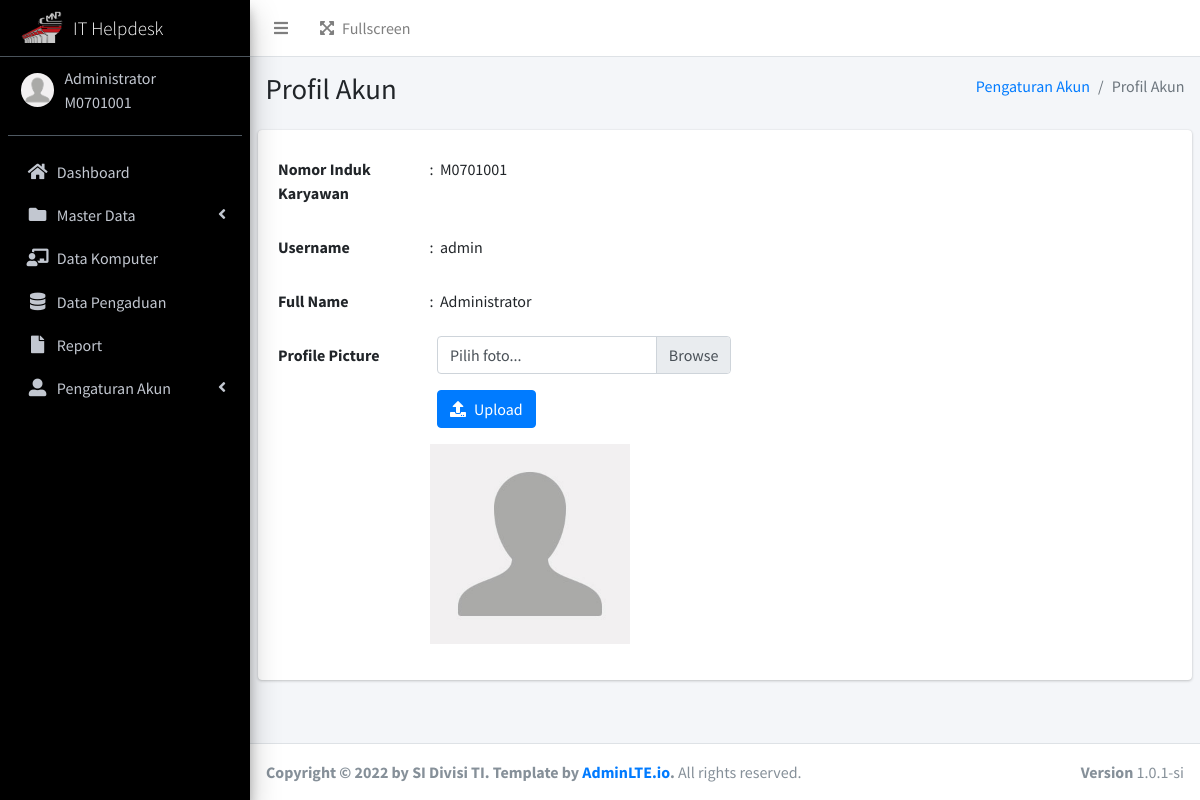
The page /admin/profil.php (signed in) on the database its author committed.
### tables this page shows
CREATE TABLE `user`  (
  `user_id` varchar(16) NOT NULL,
  `username` varchar(20) NOT NULL,
  `password` varchar(255) NOT NULL,
  `name` varchar(30) NOT NULL,
  `img` varchar(255) NOT NULL,
  `status` tinyint NOT NULL,
  PRIMARY KEY (`user_id`) USING BTREE
);

### function.php (called while the page is built, shortened)
<?php
$db_host = "localhost";
$db_user = "root";
$db_pass = "";
$db_name = "sipekerba";
$conn = mysqli_connect($db_host, $db_user, $db_pass, $db_name);
function query($query)
{
    global $conn;
    $result = mysqli_query($conn, $query);
    $rows = [];
    while ($row = mysqli_fetch_assoc($result)) {
        $rows[] = $row;
    }
    return $rows;
}

### admin/profil.php (the view, shortened to what this page needs)
<?php
include "templates/header.php";
include "templates/sidebar.php";
$id = $_SESSION['login']['user_id'];
$data = query("SELECT * FROM user WHERE user_id = '$id'")[0];
?>
<div class="content-wrapper">
  <section class="content-header">
    <div class="container-fluid">
      <div class="row mb-2">
        <div class="col-sm-6">
          <h1>Profil Akun</h1>
        </div>
        <div class="col-sm-6">
          <ol class="breadcrumb float-sm-right">
            <li class="breadcrumb-item"><a href="#">Pengaturan Akun</a></li>
            <li class="breadcrumb-item active">Profil Akun</li>
          </ol>
        </div>
      </div>
    </div>
  </section>
  <section class="content">
    <div class="card">
      <div class="card-body">
        <div class="form-group row">
          <label for="id" class="col-sm-2 col-form-label">Nomor Induk Karyawan</label>
          <div class="col-sm-10">
            <input type="text" readonly class="form-control-plaintext" id="id" value=":  <?= $data['user_id']; ?>">
          </div>
        </div>
        <div class="form-group row">
          <label for="username" class="col-sm-2 col-form-label">Username</label>
          <div class="col-sm-10">
            <input type="text" readonly class="form-control-plaintext" id="username" value=":  <?= $data['username']; ?>">
          </div>
        </div>
        <div class="form-group row">
          <label for="username" class="col-sm-2 col-form-label">Full Name</label>
          <div class="col-sm-10">
            <input type="text" readonly class="form-control-plaintext" id="username" value=":  <?= $data['name']; ?>">
          </div>
        </div>
        <div class="form-group row">
          <label for="username" class="col-sm-2 col-form-label">Profile Picture</label>
          <div class="col-sm-10">
            <div class="col-md-5">
              <form action="" method="POST" enctype="multipart/form-data">
                <div class="input-group mb-3">
                  <div class="custom-file">
                    <label class="custom-file-label" for="foto">Pilih foto...</label>
                  </div>
                </div>
                <button type="submit" name="submit" class="btn btn-primary mb-3"><span class="fas fa-upload mr-2"></span>Upload</button>
              </form>
            </div>
            <img src="../assets/img/profile/<?= $data['img']; ?>" alt="user image" width="200" height="200" style="border: 1px;">
          </div>
        </div>
      </div>
    </div>
  </section>
</div>
<?php
include "templates/footer.php";
?>

### admin/templates/header.php (shortened to what this page needs)
<?php
include '../function.php';
?>
<!DOCTYPE html>
<html lang="en">
<head>
  <link rel="stylesheet" href="../assets/plugins/fontawesome-free/css/all.min.css">
  <link rel="stylesheet" href="../assets/plugins/datatables-bs4/css/dataTables.bootstrap4.min.css">
  <link rel="stylesheet" href="../assets/plugins/datatables-buttons/css/buttons.bootstrap4.min.css">
  <link rel="stylesheet" href="../assets/plugins/datatables-responsive/css/responsive.bootstrap4.min.css">
  <link rel="stylesheet" href="../assets/dist/css/adminlte.min.css">
  <link rel="stylesheet" href="../assets/plugins/jquery-ui/jquery-ui.min.css">
</head>
<body class="hold-transition sidebar-mini">
  <div class="wrapper">
    <nav class="main-header navbar navbar-expand navbar-white navbar-light">
      <ul class="navbar-nav">
        <li class="nav-item">
          <a class="nav-link" data-widget="pushmenu" href="#" role="button"><i class="fas fa-bars"></i></a>
        </li>
        <ul class="navbar-nav ml-auto">
          <li class="nav-item">
            <a class="nav-link" data-widget="fullscreen" href="#" role="button">
              <i class="fas fa-expand-arrows-alt mr-2"></i>Fullscreen
            </a>
          </li>
        </ul>
    </nav>
    <aside class="main-sidebar sidebar-dark-primary elevation-4">
      <a href="index.php" class="brand-link">
        <img src="../assets/dist/img/cmnp.png" alt="IT Helpdesk" class="brand-image elevation-3" style="opacity: .8">
        <span class="brand-text font-weight-light" style="font-size: 19px;">IT Helpdesk</span>
      </a>
      <div class="sidebar">
        <div class="user-panel mt-3 pb-3 mb-3 d-flex">
          <div class="image">
            <?php
            $id = $_SESSION["login"]["user_id"];
            $data = query("SELECT * FROM user WHERE user_id = '$id'")[0];
            ?>
            <img src="../assets/img/profile/<?= $data['img']; ?> " class="img-circle" alt="User Image">
          </div>
          <div class="info">
            <a class="d-block" style="cursor: default; margin-top:-12px;"><?= $_SESSION["login"]["name"] ?></a>
            <a class="d-block" style="cursor: default;"><?= $_SESSION["login"]["user_id"] ?></a>
          </div>
        </div>

### admin/templates/header.php (style rules this page uses)
.main-sidebar { background-color: black !important }

### rows shown on the page
user: img (placeholder picture), user_id ": M0701001", username ": admin", name ": Administrator"

### other values the page prints
$_SESSION["login"]["name"] "Administrator"
$_SESSION["login"]["user_id"] "M0701001"
